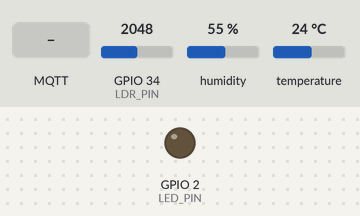
A sketch run on a simulated ESP32. Shown: output pins drawn as LEDs (lit = HIGH). The test bench sets the inputs (shaded band); at power-on: GPIO 34 (LDR_PIN) = 2048, humidity 55 %, temperature 24 °C. WiFi joins after 1.5 s; servers stay silent unless stated; the local clock reads 2024-03-15 10:24:30 at power-on unless the sketch sets it; no MQTT or app messages arrive unless stated; what the sketch prints to the serial monitor is not drawn.

Above: at 2.7 s.
2.8 s: MQTT message "device001@on|" arrives on the first subscribed topic
At 6.2 s:
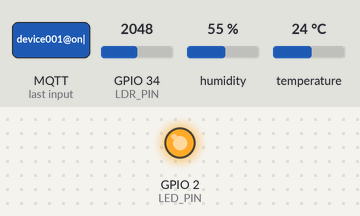
7.1 s: MQTT message "device001@off|" arrives on the first subscribed topic
At 9.9 s:
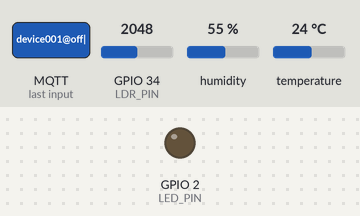
Timing chart, 0 to 11.4 s (numbered marks = the images above; inputs shaded):
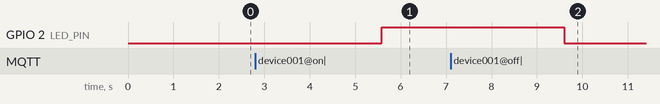

Measured:
- after the input at 2.8 s, GPIO 2 (LED_PIN): LOW → HIGH after 2.8 s
- after the input at 7.1 s, GPIO 2 (LED_PIN): HIGH → LOW after 2.5 s

The sketch:

c_digo.ino
```cpp
#include <WiFi.h>
#include <PubSubClient.h>
#include <Adafruit_Sensor.h>
#include <DHT.h>
#include <DHT_U.h>
#include <time.h> // Para timestamp NTP

// === CONFIGURAÇÕES EDITÁVEIS ===
const char* SSID = "Wokwi-GUEST";                  // Rede Wi-Fi (2.4GHz)
const char* PASSWORD = "";                         // Senha Wi-Fi
const char* BROKER_MQTT = "test.mosquitto.org";    // IP do Broker MQTT
const int BROKER_PORT = 1883;                      // Porta do Broker MQTT

// === PINOS ===
#define LDR_PIN 34       // Pino analógico do LDR
#define DHTPIN 15        // Pino do DHT22
#define DHTTYPE DHT22    // Tipo do sensor DHT
#define LED_PIN 2

// === TÓPICO BASE NGSI (FIWARE) ===
const char* TOPICO_PUBLISH = "/TEF/device001/attrs";  // Envia tudo junto
const char* TOPICO_CMD = "/TEF/device001/cmd";
const char* ID_MQTT = "fiware_001";

// === OBJETOS ===
WiFiClient espClient;
PubSubClient MQTT(espClient);
DHT dht(DHTPIN, DHTTYPE);

// === CONFIGURAÇÃO NTP (para timestamp) ===
const char* ntpServer = "pool.ntp.org";
const long gmtOffset_sec = -3 * 3600;  // Horário de Brasília
const int daylightOffset_sec = 0;

// === VARIÁVEL DE ESTADO DO LED ===
char estadoLED = '0'; // '0' desligado, '1' ligado

// === FUNÇÕES ===
void initSerial() {
  Serial.begin(115200);
  Serial.println("Iniciando ESP32...");
}

void initWiFi() {
  Serial.print("Conectando-se à rede: ");
  Serial.println(SSID);
  WiFi.begin(SSID, PASSWORD);
  while (WiFi.status() != WL_CONNECTED) {
    delay(100);
    Serial.print(".");
  }
  Serial.println();
  Serial.print("Wi-Fi conectado! IP: ");
  Serial.println(WiFi.localIP());
}

void initMQTT() {
  MQTT.setServer(BROKER_MQTT, BROKER_PORT);
  MQTT.setCallback(callback);
}

void reconnectMQTT() {
  while (!MQTT.connected()) {
    Serial.print("Tentando conectar ao Broker MQTT: ");
    Serial.println(BROKER_MQTT);
    if (MQTT.connect(ID_MQTT)) {
      Serial.println("Conectado ao Broker MQTT!");

      // Inscreve-se no tópico de controle
      MQTT.subscribe(TOPICO_CMD);
      Serial.print("🛰 Assinado no tópico: ");
      Serial.println(TOPICO_CMD);
    } else {
      Serial.println("Falha na conexão. Código de erro: ");
      Serial.println(MQTT.state());
      delay(2000);
    }
  }
}

void initTime() {
  configTime(gmtOffset_sec, daylightOffset_sec, ntpServer);
  Serial.println("⏳ Sincronizando horário via NTP...");
  struct tm timeinfo;
  if (!getLocalTime(&timeinfo)) {
    Serial.println("Falha ao obter horário!");
    return;
  }
  Serial.println("\n⏰Horário sincronizado com sucesso!");
}

String getTimestamp() {
  struct tm timeinfo;
  if (!getLocalTime(&timeinfo)) {
    Serial.println("❌ Erro ao obter horário local");
    return "SemTempo";
  }

  char time_str[64];
  strftime(time_str, sizeof(time_str), "%Y-%m-%d %H:%M:%S", &timeinfo);
  Serial.print("Data/Hora Formatada: ");
  Serial.println(time_str);
  return String(time_str);

  //strftime(buffer, sizeof(buffer), "%Y-%m-%d %H:%M:%S", &timeinfo);
}

void verificaConexoes() {
  if (WiFi.status() != WL_CONNECTED) {
    initWiFi();
  }
  if (!MQTT.connected()) {
    reconnectMQTT();
  }
}

void callback(char* topic, byte* payload, unsigned int length) {
  String msg;
  for (unsigned int i = 0; i < length; i++) {
    msg += (char)payload[i];
  }
  msg.trim();
  Serial.print("📩 Mensagem recebida: ");
  Serial.println(msg);

  if (msg.equals("device001@on|")) {
    digitalWrite(LED_PIN, HIGH);
    estadoLED = '1';
    MQTT.publish(TOPICO_PUBLISH, "s|on");
    Serial.println("💡 LED LIGADO e status publicado!");
  }
  else if (msg.equals("device001@off|")) {
    digitalWrite(LED_PIN, LOW);
    estadoLED = '0';
    MQTT.publish(TOPICO_PUBLISH, "s|off");
    Serial.println("💤 LED DESLIGADO e status publicado!");
  }
  else {
    Serial.println("Comando desconhecido.");
  }
}

void enviaSensoresMQTT() {
  // === LDR ===
  int valorLDR = analogRead(LDR_PIN);
  // Inversão: quanto mais luz, maior o valor de luminosidade (%)
  float luminosidade = map(valorLDR, 4095, 0, 100, 0);

  // === DHT22 ===
  float temperatura = dht.readTemperature();
  float umidade = dht.readHumidity();

  if (isnan(temperatura) || isnan(umidade)) {
    Serial.println("Falha ao ler o sensor DHT22!");
    return;
  }

  // === Timestamp ===
  String timestamp = getTimestamp();

  // === Monta mensagem JSON (padrão NGSI/FIWARE) ===
  String mensagem = "{";
  mensagem += "\"timestamp\":\"" + timestamp + "\",";
  mensagem += "\"temperatura\":" + String(temperatura, 1) + ",";
  mensagem += "\"umidade\":" + String(umidade, 1) + ",";
  mensagem += "\"luminosidade\":" + String(luminosidade, 1);
  mensagem += "}";

  // === Publica tudo em um único tópico ===
  MQTT.publish(TOPICO_PUBLISH, mensagem.c_str());

  // === Debug no Serial ===
  Serial.println("📡 Dados publicados no Broker MQTT:");
  Serial.println(mensagem);
  Serial.println("-----------------------------");

}

void setup() {
  initSerial();

  pinMode(LED_PIN, OUTPUT);
  digitalWrite(LED_PIN, LOW); // LED inicia desligado

  initWiFi();
  initMQTT();
  dht.begin();
  initTime();  // Inicia sincronização do relógio NTP
}

void loop() {
  verificaConexoes();
  MQTT.loop();

  enviaSensoresMQTT();
  delay(4000); // Envia a cada 4 segundos
}
```
